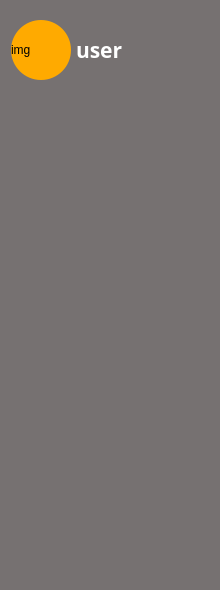
            <widget class="QFrame" name="chatPeople">
             <property name="sizePolicy">
              <sizepolicy hsizetype="Minimum" vsizetype="Minimum">
               <horstretch>1</horstretch>
               <verstretch>0</verstretch>
              </sizepolicy>
             </property>
             <property name="minimumSize">
              <size>
               <width>220</width>
               <height>590</height>
              </size>
             </property>
             <property name="maximumSize">
              <size>
               <width>16777215</width>
               <height>16777215</height>
              </size>
             </property>
             <property name="styleSheet">
              <string notr="true">background-color: rgb(118, 113, 113);
border-radius:25px;</string>
             </property>
             <property name="frameShape">
              <enum>QFrame::StyledPanel</enum>
             </property>
             <property name="frameShadow">
              <enum>QFrame::Raised</enum>
             </property>
             <layout class="QVBoxLayout" name="verticalLayout_10">
              <property name="leftMargin">
               <number>11</number>
              </property>
              <property name="rightMargin">
               <number>11</number>
              </property>
              <item>
               <widget class="QFrame" name="userInfo">
                <property name="frameShape">
                 <enum>QFrame::StyledPanel</enum>
                </property>
                <property name="frameShadow">
                 <enum>QFrame::Raised</enum>
                </property>
                <layout class="QHBoxLayout" name="horizontalLayout_14">
                 <property name="spacing">
                  <number>5</number>
                 </property>
                 <property name="leftMargin">
                  <number>0</number>
                 </property>
                 <property name="rightMargin">
                  <number>0</number>
                 </property>
                 <item>
                  <widget class="QLabel" name="chatImg">
                   <property name="sizePolicy">
                    <sizepolicy hsizetype="Fixed" vsizetype="Fixed">
                     <horstretch>0</horstretch>
                     <verstretch>0</verstretch>
                    </sizepolicy>
                   </property>
                   <property name="minimumSize">
                    <size>
                     <width>60</width>
                     <height>60</height>
                    </size>
                   </property>
                   <property name="maximumSize">
                    <size>
                     <width>60</width>
                     <height>60</height>
                    </size>
                   </property>
                   <property name="styleSheet">
                    <string notr="true">border-radius: 30px;
background-color: rgb(255, 170, 0);</string>
                   </property>
                   <property name="text">
                    <string>img</string>
                   </property>
                  </widget>
                 </item>
                 <item>
                  <widget class="QLabel" name="chatName">
                   <property name="font">
                    <font>
                     <family>나눔고딕</family>
                     <pointsize>16</pointsize>
                     <weight>75</weight>
                     <bold>true</bold>
                    </font>
                   </property>
                   <property name="styleSheet">
                    <string notr="true">color: rgb(255, 255, 255);</string>
                   </property>
                   <property name="text">
                    <string>user</string>
                   </property>
                  </widget>
                 </item>
                </layout>
               </widget>
              </item>
              <item>
               <spacer name="userInfoDownSpacer">
                <property name="orientation">
                 <enum>Qt::Vertical</enum>
                </property>
                <property name="sizeHint" stdset="0">
                 <size>
                  <width>20</width>
                  <height>483</height>
                 </size>
                </property>
               </spacer>
              </item>
             </layout>
            </widget>
